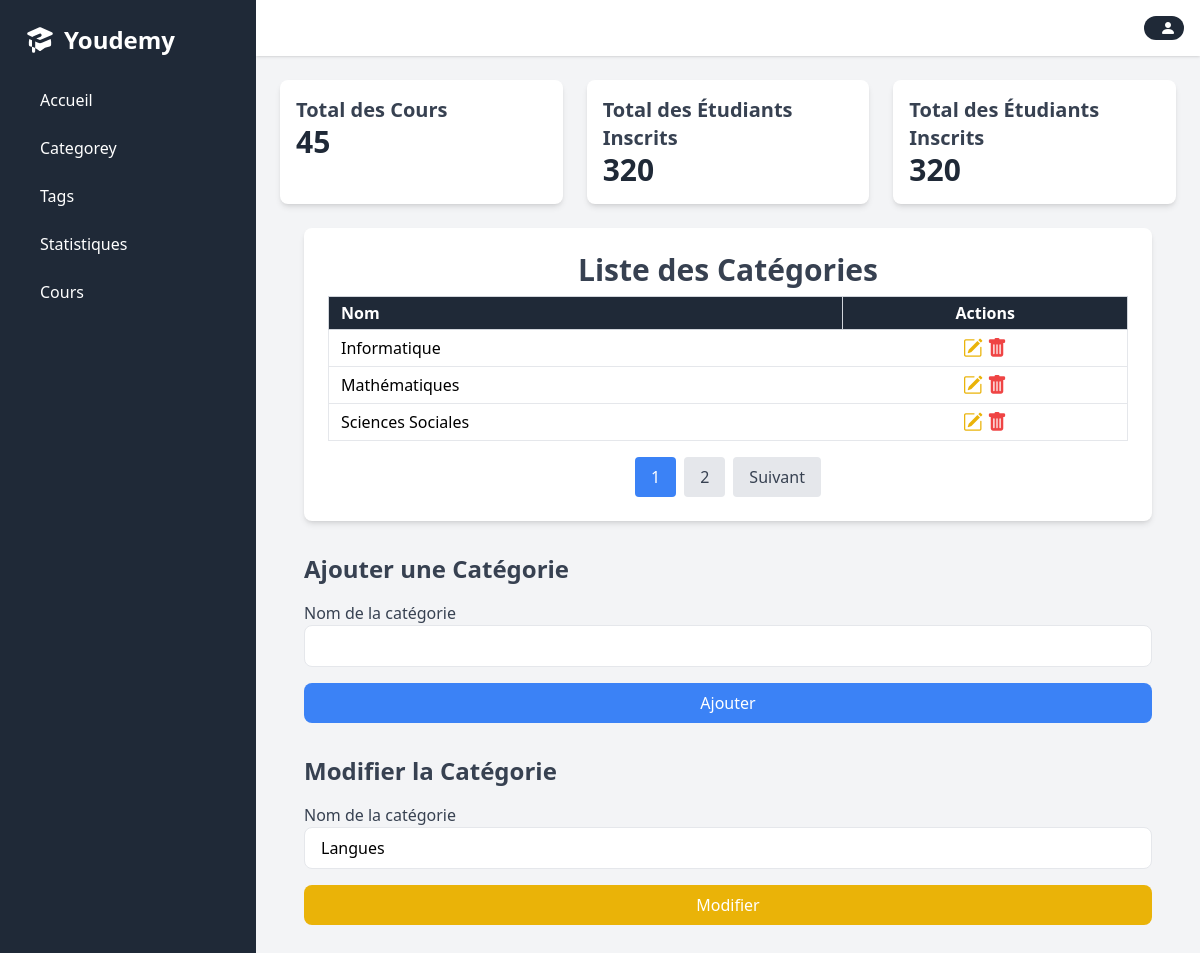
The app's page /views/layouts/dashbord.php?page=categories&id=4 with its own data.
### tables this page shows
CREATE TABLE categories (
    id INT AUTO_INCREMENT PRIMARY KEY,
    name VARCHAR(255) NOT NULL
);

### config/database.php (called while the page is built)
<?php
class Database {
    private $host = 'localhost';
    private $dbname = 'Youdemy';
    private $username = 'root';
    private $password = '';
    public $pdo;
    public function __construct() {
        try {
            $this->pdo = new PDO("mysql:host=$this->host;dbname=$this->dbname", $this->username, $this->password);
            $this->pdo->setAttribute(PDO::ATTR_ERRMODE, PDO::ERRMODE_EXCEPTION);
        } catch(PDOException $e) {
            echo 'Connection failed: ' . $e->getMessage();
        }
    }
    public function getConnection() {
        return $this->pdo;
    }
}
?>

### model/categorie.php (called while the page is built, shortened)
<?php
require_once __DIR__ . '/../config/database.php';
class Category {
    private $db;
    public function __construct() {
        $database = new Database();
        $this->db = $database->getConnection();
    }
    public function readById($id) {
        $query = "SELECT * FROM categories WHERE id = :id";
        $stmt = $this->db->prepare($query);
        $stmt->bindParam(':id', $id);
        $stmt->execute();
        return $stmt->fetch(PDO::FETCH_ASSOC);
    }
    public function readAllPaginated($page, $resultsPerPage) {
        $offset = ($page - 1) * $resultsPerPage;
        $sql = "SELECT id, name FROM categories LIMIT :offset, :resultsPerPage";
        $stmt = $this->db->prepare($sql);
        $stmt->bindValue(':offset', $offset, PDO::PARAM_INT);
        $stmt->bindValue(':resultsPerPage', $resultsPerPage, PDO::PARAM_INT);
        $stmt->execute();
        return $stmt->fetchAll(PDO::FETCH_ASSOC);
    }
    public function countAllCategories() {
        $sql = "SELECT COUNT(*) AS total FROM categories";
        $stmt = $this->db->prepare($sql);
        $stmt->execute();
        return $stmt->fetch(PDO::FETCH_ASSOC)['total'];
    }
}

### controller/categorieController.php (called while the page is built, shortened)
<?php
require_once __DIR__ . '/../model/categorie.php';
class CategoryController {
    private $model;
    public function __construct() {
        $this->model = new Category();
    }
    public function getCategoryById($id) {
        return $this->model->readById($id);
    }
    public function getPaginatedCategories($page, $resultsPerPage) {
        $totalCategories = $this->model->countAllCategories();
        $totalPages = ceil($totalCategories / $resultsPerPage);
        $Categories = $this->model->readAllPaginated($page, $resultsPerPage);
        return [
            'categories' => $Categories,
            'totalPages' => $totalPages,
            'currentPage' => $page
        ];
    }
}
?>

### views/Categories.php (the view, shortened to what this page needs)
<?php require_once __DIR__ . "/../controller/categorieController.php" ?>
<div class="container mx-auto p-6 bg-white shadow-md rounded-lg">
    <h1 class="text-3xl font-semibold text-center text-gray-700 mb-2">Liste des Catégories</h1>
    <div class="overflow-x-auto">
        <table class="table-auto w-full text-left border-collapse border border-gray-200">
            <thead class="bg-gray-800 text-white">
                <tr>
                    <th class="px-3 py-1 border border-gray-300">Nom</th>
                    <th class="px-3 py-1 border border-gray-300 text-center">Actions</th>
                </tr>
            </thead>
            <tbody>
                <?php if (!empty($Categories)): ?>
                    <?php foreach ($Categories as $category): ?>
                        <tr class="hover:bg-gray-100 border-b border-gray-200">
                            <td class="px-3 py-1"><?= $category['name']; ?></td>
                            <td class="px-3 py-1 text-center">
                                <a href="dashbord.php?page=categories&id=<?= $category['id']; ?>"                                    class="inline-block text-yellow-500 hover:text-yellow-600">
                                    <i class="bi bi-pencil-square text-xl"></i>
                                </a>
                                <form action="../../index.php?action=deleteCategories" method="POST" class="inline-block" onsubmit="return confirm('Êtes-vous sûr de vouloir supprimer cette catégorie ?');">
                                    <button type="submit" class="text-red-500 hover:text-red-600">
                                        <i class="bi bi-trash-fill text-xl"></i>
                                    </button>
                                </form>
                            </td>
                        </tr>
                    <?php endforeach; ?>
                <?php else: ?>
                    <tr>
                        <td colspan="3" class="px-3 py-1 text-center text-gray-500">Aucune catégorie trouvée.</td>
                    </tr>
                <?php endif; ?>
            </tbody>
        </table>
    </div>
    <div class="mt-4 flex justify-center space-x-2">
        <?php for ($i = 1; $i <= $totalPages; $i++): ?>
            <a href="dashbord.php?page=categories&p=<?= $i; ?>"
               class="px-4 py-2 <?= $i == $currentPage ? 'bg-blue-500 text-white' : 'bg-gray-200 hover:bg-gray-300 text-gray-700'; ?> rounded">
                <?= $i; ?>
            </a>
        <?php endfor; ?>
        <?php if ($currentPage < $totalPages): ?>
            <a href="dashbord.php?page=categories&p=<?= $currentPage + 1; ?>"
               class="px-4 py-2 bg-gray-200 hover:bg-gray-300 text-gray-700 rounded">Suivant</a>
        <?php endif; ?>
    </div>
</div>
<div class="mt-8">
        <h2 class="text-2xl font-semibold text-gray-700 mb-4">Ajouter une Catégorie</h2>
        <form action="../../index.php?action=createCategories" method="POST" class="space-y-4">
            <div>
                <label for="category_name" class="block text-gray-700">Nom de la catégorie</label>
                <input type="text" name="category_name" id="category_name" class="w-full px-4 py-2 border rounded-lg focus:outline-none focus:ring-2 focus:ring-blue-500" required>
            </div>
            <div>
                <button type="submit" class="w-full bg-blue-500 text-white px-4 py-2 rounded-lg hover:bg-blue-600">Ajouter</button>
            </div>
        </form>
    </div>
    <?php if (isset($_GET['id'])): ?>
    <div class="mt-8">
        <h2 class="text-2xl font-semibold text-gray-700 mb-4">Modifier la Catégorie</h2>
        <?php
        $categoryId = $_GET['id'];
        $cat = new CategoryController();
        $category = $cat->getCategoryById($categoryId);
        if ($category): ?>
            <form action="../../index.php?action=editCategories" method="POST" class="space-y-4">
                <div>
                    <label for="category_name" class="block text-gray-700">Nom de la catégorie</label>
                    <input type="text" name="name" id="name" value="<?= htmlspecialchars($category['name']); ?>" class="w-full px-4 py-2 border rounded-lg focus:outline-none focus:ring-2 focus:ring-blue-500" required>
                </div>
                <div>
                    <button type="submit" class="w-full bg-yellow-500 text-white px-4 py-2 rounded-lg hover:bg-yellow-600">Modifier</button>
                </div>
            </form>
        <?php else: ?>
            <p class="text-red-500">Catégorie non trouvée.</p>
        <?php endif; ?>
    </div>
<?php endif; ?>

### records on screen
categories: name "Informatique"
categories: name "Mathématiques"
categories: name "Sciences Sociales"
categories: name "Langues"
